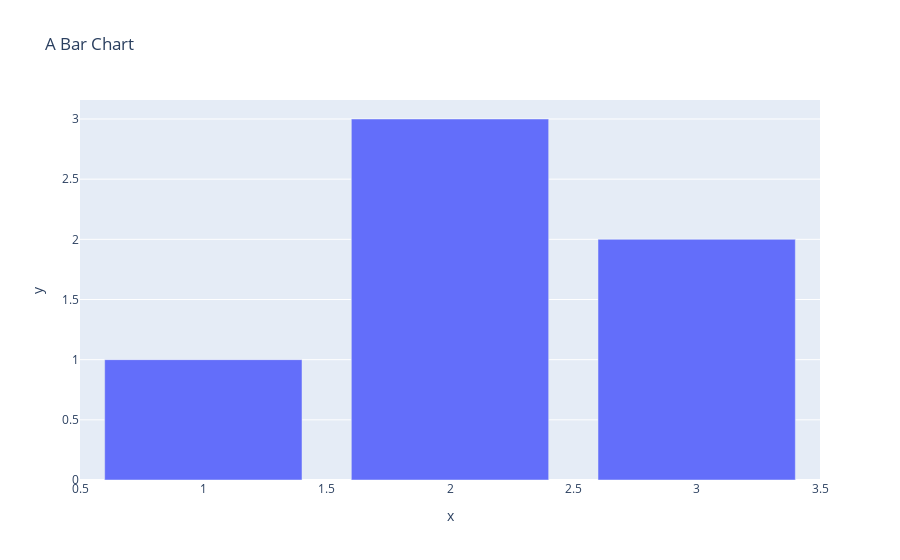

The notebook cell this image was saved under:
### Code cell
fig = px.bar(x=[1, 2, 3], y=[1, 3, 2],
             title='A Bar Chart')
fig.show()

### Figure 1 — Plotly figure (JSON) as saved in the notebook; plotly's stock layout.template omitted (floating-point values rounded to 4 significant figures)
{"data": [{"alignmentgroup": "True", "hovertemplate": "x=%{x}<br>y=%{y}<extra></extra>", "legendgroup": "", "marker": {"color": "#636efa", "pattern": {"shape": ""}}, "name": "", "offsetgroup": "", "orientation": "v", "showlegend": false, "textposition": "auto", "type": "bar", "x": [1, 2, 3], "xaxis": "x", "y": [1, 3, 2], "yaxis": "y"}], "layout": {"barmode": "relative", "legend": {"tracegroupgap": 0}, "title": {"text": "A Bar Chart"}, "xaxis": {"anchor": "y", "domain": [0, 1], "title": {"text": "x"}}, "yaxis": {"anchor": "x", "domain": [0, 1], "title": {"text": "y"}}}}
